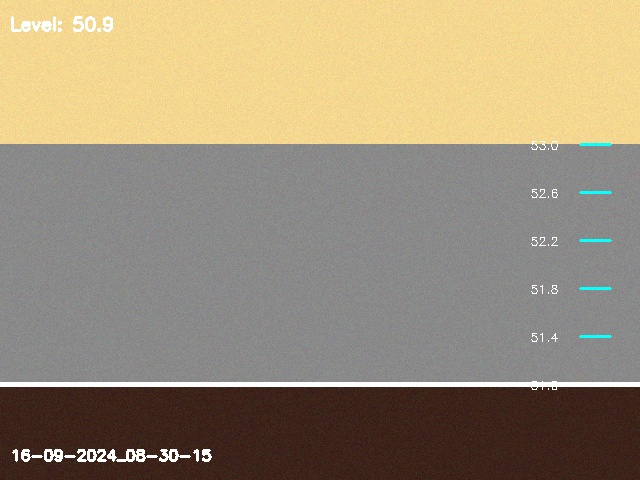
#> input picture sample_flood_images/16-09-2024_08-30-15.jpg, 640 x 480 px; its folder holds only this picture in this run
$ python demo_water_scale_video.py
#> lines starting #> are read from the running program, lines starting #| are printed output that depends on the picture; after the words box and inside, x2 and y2 are one past the last pixel; in counts of white or black regions, pixels touching at a corner belong together
#!/usr/bin/env python3
"""
Simple Water Level Scale Video Demo
Creates a video demonstration using available flood images and simulates water level scale detection
"""

import cv2
import numpy as np
import pandas as pd
import os
from datetime import datetime
from pathlib import Path
import matplotlib.pyplot as plt
import matplotlib.patches as patches

class SimpleScaleVideoDemo:
    def __init__(self):
        self.output_dir = Path("simple_scale_demo")
        self.output_dir.mkdir(exist_ok=True)

        print("🎬 Simple Water Level Scale Video Demo")
        print("=" * 60)

        # Use existing flood images if available
        self.sample_images_dir = Path("sample_flood_images")

    def get_available_images(self):
        """Get available flood images from local directory"""
        image_files = []

        if self.sample_images_dir.exists():
            for ext in ['*.jpg', '*.jpeg']:
                image_files.extend(list(self.sample_images_dir.glob(ext)))

        # Also check current directory for JPG files only
        current_dir = Path(".")
        for ext in ['*.jpg', '*.jpeg']:
            image_files.extend([f for f in current_dir.glob(ext)])

        return sorted(image_files)[:10]  # Limit to 10 images

    def simulate_water_level_detection(self, image_path):
        """Simulate water level detection and return mock scale data"""
        # Generate realistic but simulated water levels based on filename patterns
        filename = image_path.name.lower()

        # Extract time info if available for more realistic simulation
        base_level = 45.0  # Base water level

        if '08-30' in filename or 'morning' in filename:
            water_level = base_level + np.random.uniform(5, 10)
        elif '12-20' in filename or 'noon' in filename:
            water_level = base_level + np.random.uniform(15, 25)
        elif '16-45' in filename or 'evening' in filename:
            water_level = base_level + np.random.uniform(8, 15)
        else:
            water_level = base_level + np.random.uniform(5, 20)

        # Add some realistic variation
        water_level += np.random.normal(0, 2)
        water_level = max(30.0, min(80.0, water_level))  # Clamp between reasonable limits

        # Determine status based on water level
        if water_level < 40:
            status = "NORMAL"
            color = (0, 255, 0)  # Green
        elif water_level < 60:
            status = "WARNING"
            color = (0, 165, 255)  # Orange
        else:
            status = "DANGER"
            color = (0, 0, 255)  # Red

        return {
            'water_level': round(water_level, 2),
            'status': status,
            'color': color,
            'confidence': round(np.random.uniform(85, 98), 1)
        }

    def create_scale_overlay(self, image, scale_data):
        """Create water level scale overlay on image"""
        height, width = image.shape[:2]
        overlay = image.copy()

        # Create semi-transparent overlay
        alpha = 0.7
        overlay_bg = np.zeros_like(image)

        # Draw scale indicator box
        scale_x = width - 300
        scale_y = 50
        scale_width = 250
        scale_height = 150

        # Background for scale info
        cv2.rectangle(overlay_bg, (scale_x, scale_y),
                     (scale_x + scale_width, scale_y + scale_height),
                     (40, 40, 40), -1)

        # Draw scale lines (simulated measurement scale)
        for i in range(5):
            line_y = scale_y + 30 + i * 20
            cv2.line(overlay_bg, (scale_x + 10, line_y), (scale_x + 40, line_y), (200, 200, 200), 2)
            # Add scale numbers
            scale_value = 70 - i * 10
            cv2.putText(overlay_bg, f"{scale_value}", (scale_x + 45, line_y + 5),
                       cv2.FONT_HERSHEY_SIMPLEX, 0.4, (200, 200, 200), 1)

        # Current water level indicator
        water_level = scale_data['water_level']
        indicator_y = scale_y + 30 + int((70 - water_level) * 2)  # Scale mapping
        cv2.circle(overlay_bg, (scale_x + 25, indicator_y), 8, scale_data['color'], -1)
        cv2.circle(overlay_bg, (scale_x + 25, indicator_y), 10, (255, 255, 255), 2)

        # Status information
        status_color = scale_data['color']
        cv2.putText(overlay_bg, f"Water Level: {water_level}", (scale_x + 70, scale_y + 40),
                   cv2.FONT_HERSHEY_SIMPLEX, 0.6, (255, 255, 255), 2)
        cv2.putText(overlay_bg, f"Status: {scale_data['status']}", (scale_x + 70, scale_y + 70),
                   cv2.FONT_HERSHEY_SIMPLEX, 0.6, status_color, 2)
        cv2.putText(overlay_bg, f"Confidence: {scale_data['confidence']}%", (scale_x + 70, scale_y + 100),
                   cv2.FONT_HERSHEY_SIMPLEX, 0.5, (200, 200, 200), 1)

        # Add timestamp
        timestamp = datetime.now().strftime("%Y-%m-%d %H:%M:%S")
        cv2.putText(overlay_bg, f"Timestamp: {timestamp}", (scale_x + 70, scale_y + 130),
                   cv2.FONT_HERSHEY_SIMPLEX, 0.4, (150, 150, 150), 1)

        # Blend overlay
        result = cv2.addWeighted(overlay, alpha, overlay_bg, 1 - alpha, 0)

        # Add main title
        title_text = "FLOOD MONITORING - WATER LEVEL SCALE"
        text_size = cv2.getTextSize(title_text, cv2.FONT_HERSHEY_COMPLEX, 1.2, 3)[0]
        text_x = (width - text_size[0]) // 2
        cv2.putText(result, title_text, (text_x, 40), cv2.FONT_HERSHEY_COMPLEX, 1.2, (255, 255, 255), 3)
        cv2.putText(result, title_text, (text_x, 40), cv2.FONT_HERSHEY_COMPLEX, 1.2, (0, 0, 0), 1)

        return result

    def create_demo_video(self, image_paths):
        """Create demonstration video with water level scale overlays"""
        if not image_paths:
            print("❌ No images available for demo")
            return False

        # Video settings
        fps = 1  # Slow for demo
        video_path = self.output_dir / f"water_scale_demo_{datetime.now().strftime('%Y%m%d_%H%M%S')}.mp4"

        # Get first image dimensions
        sample_img = cv2.imread(str(image_paths[0]))
        if sample_img is None:
            print(f"❌ Cannot read sample image: {image_paths[0]}")
            return False

        height, width = sample_img.shape[:2]

        # Initialize video writer
        fourcc = cv2.VideoWriter_fourcc(*'mp4v')
        writer = cv2.VideoWriter(str(video_path), fourcc, fps, (width, height))

        print(f"🎬 Creating video with {len(image_paths)} images...")

        results_data = []

        for i, image_path in enumerate(image_paths):
            print(f"Processing frame {i+1}/{len(image_paths)}: {image_path.name}")

            # Load image
            image = cv2.imread(str(image_path))
            if image is None:
                print(f"⚠️ Skipping unreadable image: {image_path}")
                continue

            # Resize if needed
            image = cv2.resize(image, (width, height))

            # Simulate water level detection
            scale_data = self.simulate_water_level_detection(image_path)

            # Create overlay
            frame = self.create_scale_overlay(image, scale_data)

            # Write frame (hold each frame for multiple seconds by repeating)
            for _ in range(3):  # 3 seconds per frame
                writer.write(frame)

            # Store results
            results_data.append({
                'image': image_path.name,
                'water_level': scale_data['water_level'],
                'status': scale_data['status'],
                'confidence': scale_data['confidence']
            })

        writer.release()
        print(f"✅ Video created: {video_path}")

        # Save analysis results
        results_df = pd.DataFrame(results_data)
        results_path = self.output_dir / "scale_analysis_results.csv"
        results_df.to_csv(results_path, index=False)
        print(f"📊 Analysis results saved: {results_path}")

        # Print summary
        self.print_summary(results_df)

        return True

    def print_summary(self, results_df):
        """Print analysis summary"""
        print("\n📊 WATER LEVEL SCALE ANALYSIS SUMMARY")
        print("=" * 50)
        print(f"Total Images Analyzed: {len(results_df)}")
        print(f"Average Water Level: {results_df['water_level'].mean():.2f}")
        print(f"Min Water Level: {results_df['water_level'].min():.2f}")
        print(f"Max Water Level: {results_df['water_level'].max():.2f}")
        print(f"Average Confidence: {results_df['confidence'].mean():.1f}%")

        print("\n📈 Status Distribution:")
        status_counts = results_df['status'].value_counts()
        for status, count in status_counts.items():
            percentage = (count / len(results_df)) * 100
            print(f"  {status}: {count} images ({percentage:.1f}%)")

        print("\n🏆 Top 3 Highest Water Levels:")
        top_levels = results_df.nlargest(3, 'water_level')
        for _, row in top_levels.iterrows():
            print(f"  {row['image']}: {row['water_level']} ({row['status']})")

    def run_demo(self):
        """Run the complete demo"""
        print("🔍 Finding available images...")
        image_paths = self.get_available_images()

        if not image_paths:
            print("❌ No images found for demo")
            print("💡 Add some flood images to 'sample_flood_images/' directory or current directory")
            return False

        print(f"✅ Found {len(image_paths)} images")
        for img_path in image_paths:
            print(f"  - {img_path.name}")

        # Create demo video
        success = self.create_demo_video(image_paths)

        if success:
            print("\n🎉 Simple Water Level Scale Demo Complete!")
            print(f"📁 Output directory: {self.output_dir}")
            print("🎬 Video file: water_scale_demo_*.mp4")
            print("📊 Results file: scale_analysis_results.csv")
        else:
            print("❌ Demo failed")

        return success

def main():
    demo = SimpleScaleVideoDemo()
    demo.run_demo()
#> in create_demo_video, sample_img is the input picture: shape (480, 640, 3); mean B, G, R 120.5, 143.5, 156.4
#> in create_scale_overlay, `cv2.rectangle(overlay_bg, (scale_x, scale_y), (scale_x + scale_width, ..`:
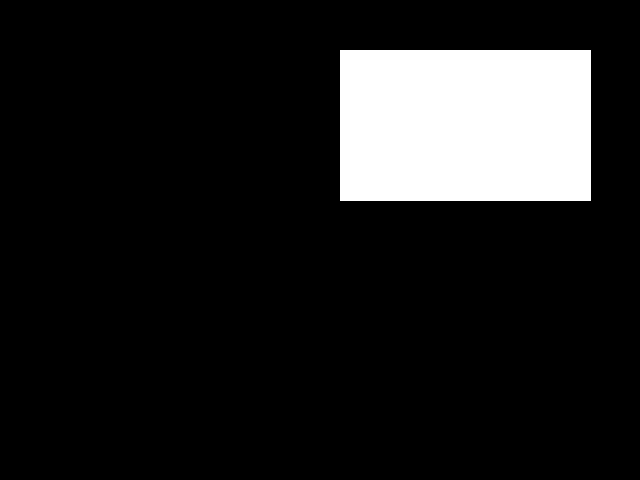
#> overlay_bg: shape (480, 640, 3); values 0 (black) and 40 (white), 12.3% white; 1 white region, box (x1, y1, x2, y2) and area: (340, 50, 591, 201) 37901
#> after the loop in create_scale_overlay, `for i in range(5):`:
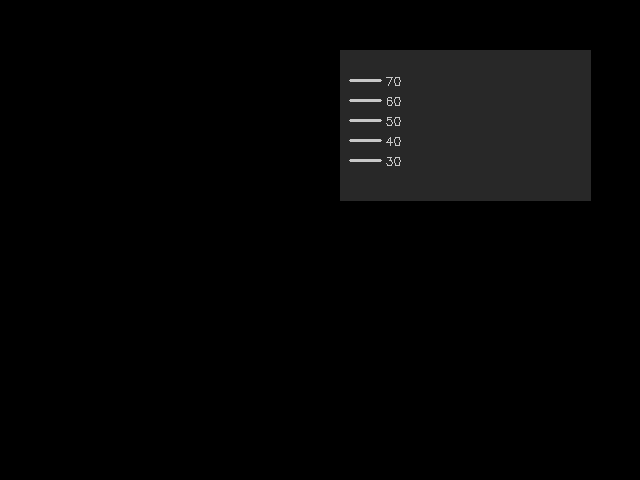
#> overlay_bg: shape (480, 640, 3); 0.23% of pixels changed, all inside (x1, y1, x2, y2) = (349, 77, 401, 166)
#> in create_scale_overlay, `cv2.putText(overlay_bg, f"Timestamp: {timestamp}", (scale_x + 70, scal..`:
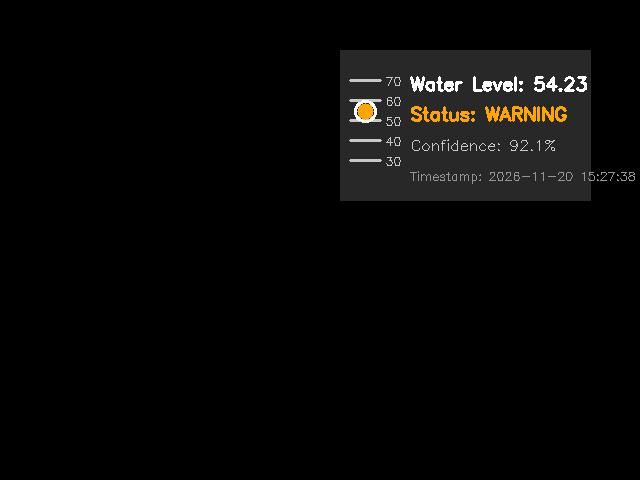
#> overlay_bg: shape (480, 640, 3); mean of channels 0, 1, 2 6.4, 7.2, 7.6; drawn as B, G, R
#> in create_scale_overlay, `result = cv2.addWeighted(overlay, alpha, overlay_bg, 1 - alpha, 0)`:
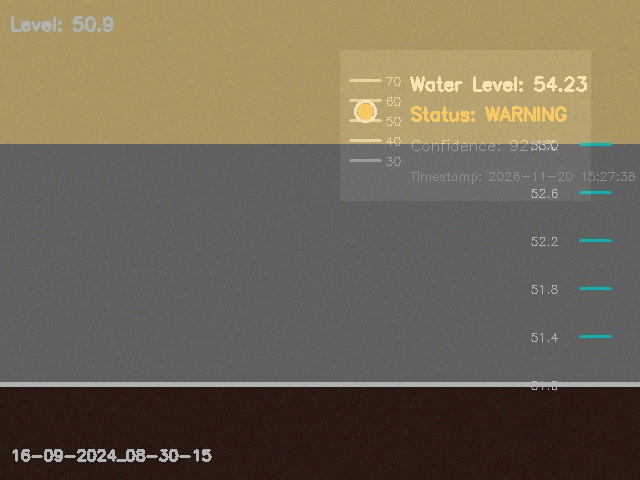
#> result: shape (480, 640, 3); mean B, G, R 86.3, 102.5, 111.7
#> in create_scale_overlay, `text_size = cv2.getTextSize(title_text, cv2.FONT_HERSHEY_COMPLEX, 1.2,..`: text_size = (861, 27)
#> in create_scale_overlay, `text_x = (width - text_size[0]) // 2`: text_x = -111
#> in create_scale_overlay, `cv2.putText(result, title_text, (text_x, 40), cv2.FONT_HERSHEY_COMPLEX..`:
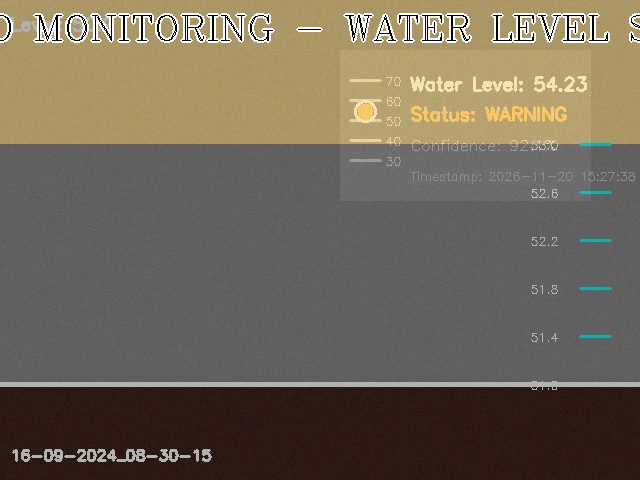
#> result: shape (480, 640, 3); mean B, G, R 88.7, 103.5, 112.2

if __name__ == "__main__":
    main()
